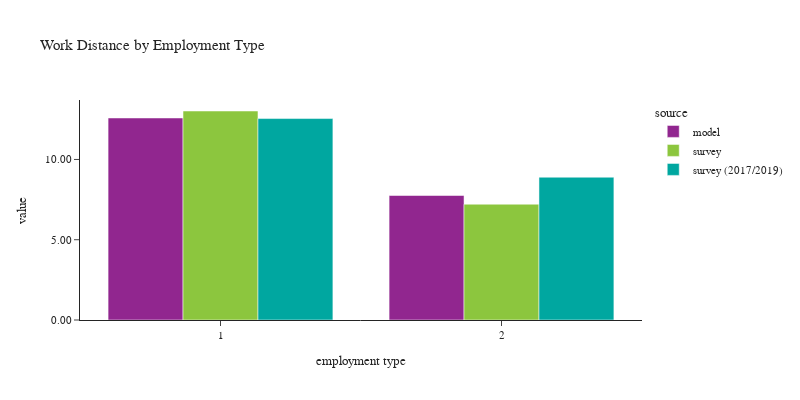

Notebook source saved alongside this figure:
### Code cell
plot_work_location(df_workers, 'pwtyp', 'Employment Type', 'employment type')

### Figure 1 — Plotly figure (JSON) as saved in the notebook; plotly's stock layout.template omitted (floating-point values rounded to 4 significant figures)
{"data": [{"alignmentgroup": "True", "customdata": [[1775926], [433984]], "hovertemplate": "source=model<br>pwtyp=%{x}<br>value=%{y}<br>sample count=%{customdata[0]}<extra></extra>", "legendgroup": "model", "marker": {"color": "#91268F", "pattern": {"shape": ""}}, "name": "model", "offsetgroup": "model", "orientation": "v", "showlegend": true, "textposition": "auto", "type": "bar", "x": [1, 2], "xaxis": "x", "y": [12.58, 7.754], "yaxis": "y"}, {"alignmentgroup": "True", "customdata": [[2239], [453]], "hovertemplate": "source=survey<br>pwtyp=%{x}<br>value=%{y}<br>sample count=%{customdata[0]}<extra></extra>", "legendgroup": "survey", "marker": {"color": "#8CC63E", "pattern": {"shape": ""}}, "name": "survey", "offsetgroup": "survey", "orientation": "v", "showlegend": true, "textposition": "auto", "type": "bar", "x": [1, 2], "xaxis": "x", "y": [13.02, 7.213], "yaxis": "y"}, {"alignmentgroup": "True", "customdata": [[4861], [734]], "hovertemplate": "source=survey (2017/2019)<br>pwtyp=%{x}<br>value=%{y}<br>sample count=%{customdata[0]}<extra></extra>", "legendgroup": "survey (2017/2019)", "marker": {"color": "#00A7A0", "pattern": {"shape": ""}}, "name": "survey (2017/2019)", "offsetgroup": "survey (2017/2019)", "orientation": "v", "showlegend": true, "textposition": "auto", "type": "bar", "x": [1, 2], "xaxis": "x", "y": [12.55, 8.894], "yaxis": "y"}], "layout": {"barmode": "group", "font": {"size": 11}, "height": 400, "legend": {"title": {"text": "source"}, "tracegroupgap": 0}, "title": {"text": "Work Distance by Employment Type"}, "width": 800, "xaxis": {"anchor": "y", "domain": [0, 1], "title": {"text": "employment type"}}, "yaxis": {"anchor": "x", "domain": [0, 1], "tickformat": ".2f", "title": {"text": "value"}}}}
